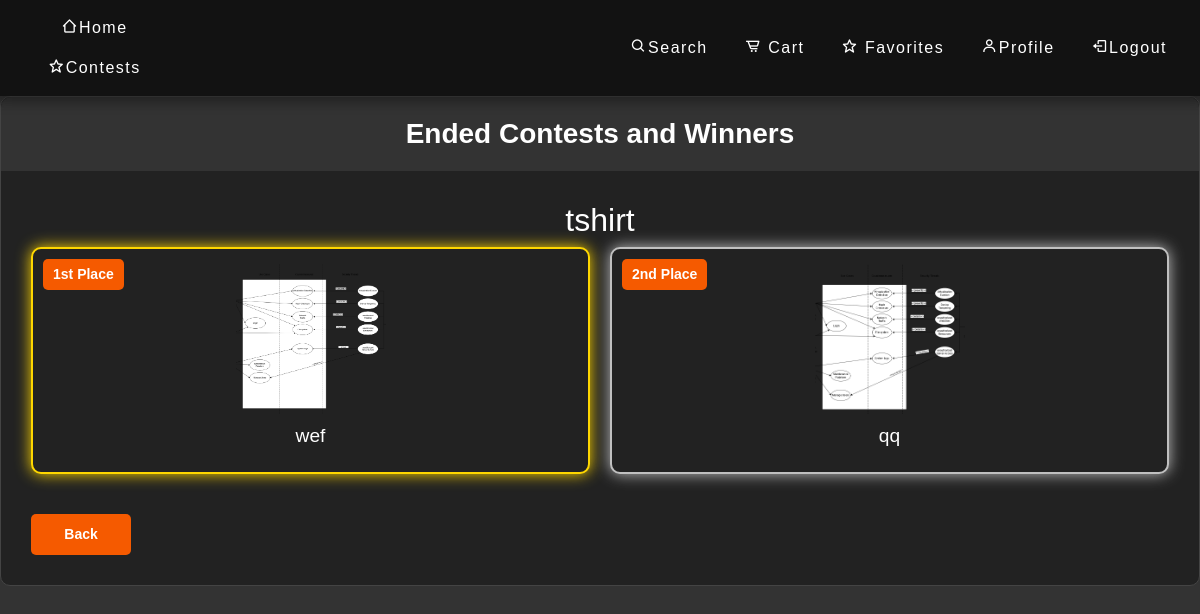
The app's page /ended_contests (signed in) with its own data.
### app_org/models.py (models this page shows)
class Contest(db.Model):
    id = db.Column(db.Integer, primary_key=True)
    name = db.Column(db.String(100), nullable=False)
    is_active = db.Column(db.Boolean, default=True)
    submissions = db.relationship('Submission', backref='contest', lazy=True)

class Submission(db.Model):
    id = db.Column(db.Integer, primary_key=True)
    name = db.Column(db.String(100))
    description = db.Column(db.String(1000))
    image = db.Column(db.String(100), nullable=False)
    approved = db.Column(db.Boolean, default=False)
    votes = db.Column(db.Integer, default=0)
    user_id = db.Column(db.Integer, db.ForeignKey('user.id'), nullable=False)
    user = db.relationship('User', backref=db.backref('submissions', lazy=True))
    contest_id = db.Column(db.Integer, db.ForeignKey('contest.id'), nullable=False)

### app_org/main.py (the view)
@main.route('/ended_contests', methods=['GET'])
@login_required
def ended_contests():
    user = User.query.filter_by(id=current_user.id).first()
    if user.isAdmin:
        return redirect(url_for('main.ended_contests_admin'))
    ended_contests = Contest.query.filter_by(is_active=False).all()
    return render_template('ended_contests.html', ended_contests=ended_contests)

### app_org/templates/ended_contests.html (shortened to what this page needs)
{% extends 'base.html' %}
{% block styles %}
<link rel="stylesheet" href="{{ url_for('static', filename='css/contests.css') }}">
{% endblock %}
{% block content %}
{% include 'navbar.html' %}
<div class="contests-container">
    <header>
        <h1>Ended Contests and Winners</h1>
    </header>
    {% if not ended_contests %}
    <p>No ended contests to display.</p>
    {% else %}
    {% for contest in ended_contests %}
    <div class="ended-contest">
        <h2>{{ contest.name }}</h2>
        <div class="submissions-grid">
            {% for submission in (contest.submissions | selectattr('approved') | list | sort(reverse=True, attribute='votes'))[:3] %}
            <div class="submission {% if loop.index0 == 0 %}first{% elif loop.index0 == 1 %}second{% elif loop.index0 == 2 %}third{% endif %}">
                <div class="position-label">{{ loop.index0 + 1 }}{% if loop.index0 == 0 %}st{% elif loop.index0 == 1 %}nd{% elif loop.index0 == 2 %}rd{% else %}th{% endif %} Place</div>
                <img src="{{ url_for('static', filename='assets/' + submission.image) }}" alt="Submission T-shirt">
                <h3 class="submission-title">{{ submission.name | default('T-shirt Submission') }}</h3>
            </div>
            {% endfor %}
        </div>
    </div>
    {% endfor %}
    {% endif %}
    <div class="action-buttons">
        <button class="back-btn" onclick="history.back()">Back</button>
    </div>
</div>
{% endblock %}

### app_org/static/css/style.css (style rules this page uses)
body { background-color: #3b3b3b; color: #ffffff; text-align: center; }

### app_org/static/css/contests.css (style rules this page uses)
body { font-family: Arial, sans-serif; background-color: #333; margin: 0; padding: 0; color: #fff; }
.contests-container { max-width: 1200px; margin: 40px auto; background-color: #222; border-radius: 10px; border: 1px solid #444; padding: 30px; }
.ended-contest { margin-bottom: 40px; }
header { background-color: #333; color: white; padding: 20px; text-align: center; border-radius: 10px 10px 0 0; margin: -30px -30px 30px -30px; }
h1 { margin: 0; font-size: 28px; font-weight: bold; }
.submissions-grid { display: grid; grid-template-columns: repeat(auto-fit, minmax(200px, 1fr)); gap: 20px; margin-bottom: 20px; }
.submission { text-align: center; background-color: #222; border: 1px solid #444; border-radius: 10px; padding: 15px; transition: transform 0.3s, box-shadow 0.3s; position: relative; animation: slideUp 0.5s ease forwards; }
.submission img { width: 150px; height: 150px; object-fit: cover; border-radius: 5px; cursor: pointer; }
.submission-title { color: #fff; margin: 10px 0; font-size: 1.2rem; }
.position-label { position: absolute; top: 10px; left: 10px; background-color: #f55a00; color: #fff; padding: 5px 10px; border-radius: 5px; font-size: 14px; font-weight: bold; display: none; }
.submission.first .position-label, .submission.second .position-label, .submission.third .position-label { display: block; }
.submission.first { border: 2px solid #FFD700; box-shadow: 0 0 15px #FFD700; }
.submission.second { border: 2px solid #C0C0C0; box-shadow: 0 0 15px #C0C0C0; }
.action-buttons { display: flex; justify-content: space-between; margin-top: 20px; }
.back-btn { background-color: #f55a00; color: #fff; padding: 10px 15px; border: none; border-radius: 5px; font-size: 14px; font-weight: 600; cursor: pointer; transition: background-color 0.3s ease, transform 0.3s ease; width: 100px; }

### records on screen
Contest: name "tshirt"
Submission: shows "st", image (picture), name "wef"
Submission: shows "nd", image (picture), name "qq"
